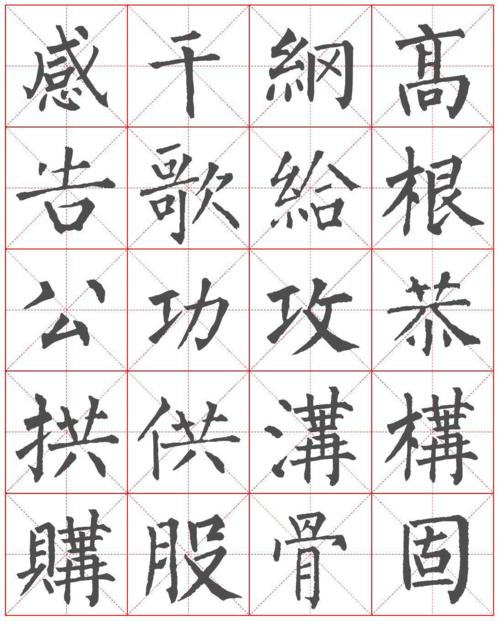
#> input picture Card/line.jpg, 500 x 625 px
$ python line_detection.py
#> lines starting #> are read from the running program, lines starting #| are printed output that depends on the picture; after the words box and inside, x2 and y2 are one past the last pixel; in counts of white or black regions, pixels touching at a corner belong together
#> further down, img is the input picture: shape (625, 500, 3); mean B, G, R 223.3, 223.3, 226
import cv2
import numpy as np
import matplotlib.pyplot as plt


#  直线检测 霍夫直线变换（平面坐标与极坐标转换）
#  前提：边缘检测完成

def line_detection(image):
    gray = cv2.cvtColor(image, cv2.COLOR_BGR2GRAY)
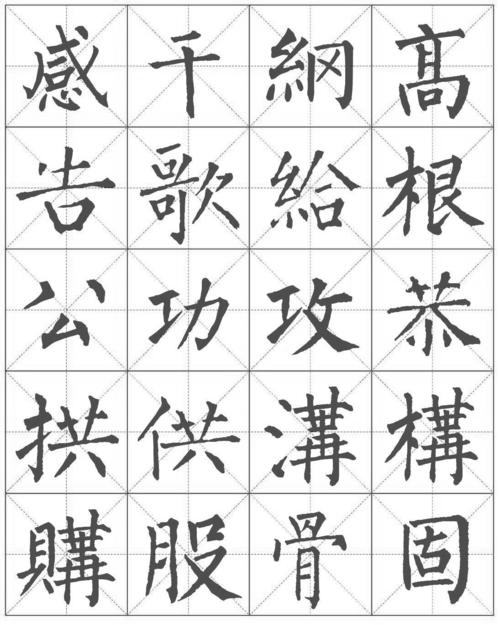
#> gray: shape (625, 500); min 45, max 255, mean 224.1
    edges = cv2.Canny(gray, 50, 150, apertureSize=3)
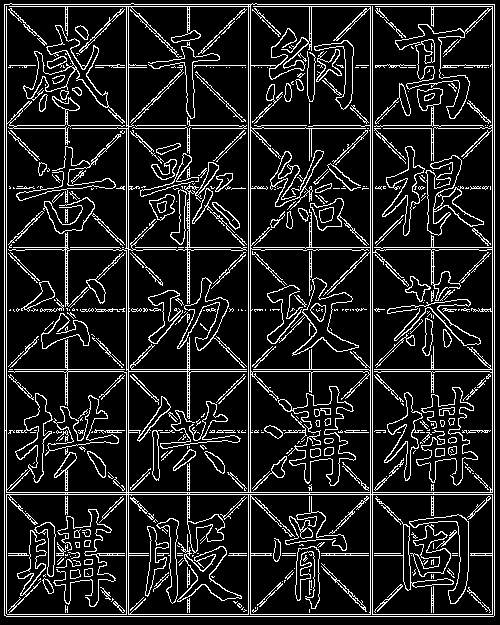
#> edges: shape (625, 500); 13.5% white in thin lines or dots
    #  偏转1度 单位转换
    lines = cv2.HoughLines(edges, 1, np.pi / 180, 200)
#> lines = 58 rows, first 8: [4, 0], [494, 0], [128, 0], [248, 0], [250, 0], [370, 0], [372, 0], [492, 0]
    for line in lines:
        rho, theta = line[0]
        a = np.cos(theta)
        b = np.sin(theta)
        x0 = a * rho
        y0 = b * rho
        x1 = int(x0 + 1000 * (-b))
        y1 = int(y0 + 1000 * (a))
        x2 = int(x0 - 1000 * (-b))
        y2 = int(y0 - 1000 * (a))
        cv2.line(image, (x1, y1), (x2, y2), (0, 0, 255), 2)
#> this loop made 58 passes
#> (rho, theta, a, b, x0, y0, x1, y1) on passes 1 to 12: (4, 0, 1, 0, 4, 0, 4, 1000), (494, 0, 1, 0, 494, 0, 494, 1000), (128, 0, 1, 0, 128, 0, 128, 1000), (248, 0, 1, 0, 248, 0, 248, 1000), (250, 0, 1, 0, 250, 0, 250, 1000), (370, 0, 1, 0, 370, 0, 370, 1000), (372, 0, 1, 0, 372, 0, 372, 1000), (492, 0, 1, 0, 492, 0, 492, 1000), (6, 0, 1, 0, 6, 0, 6, 1000), (126, 0, 1, 0, 126, 0, 126, 1000), (1, 2.36, -0.707, 0.707, -0.707, 0.707, -707, -706), (494, 1.57, -4.37e-08, 1, -2.16e-05, 494, -1000, 493)
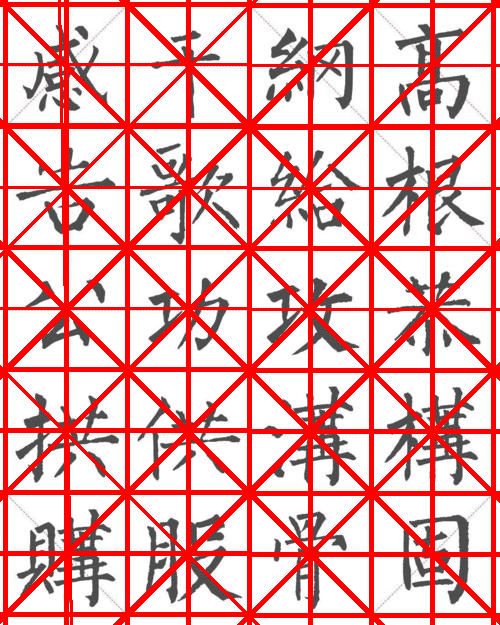
#> image: shape (625, 500, 3); mean B, G, R 170.7, 170.8, 236.3
    cv2.imshow("image-lines", image)

def line_detect_possible_demo(image):
    gray = cv2.cvtColor(image, cv2.COLOR_BGR2GRAY)
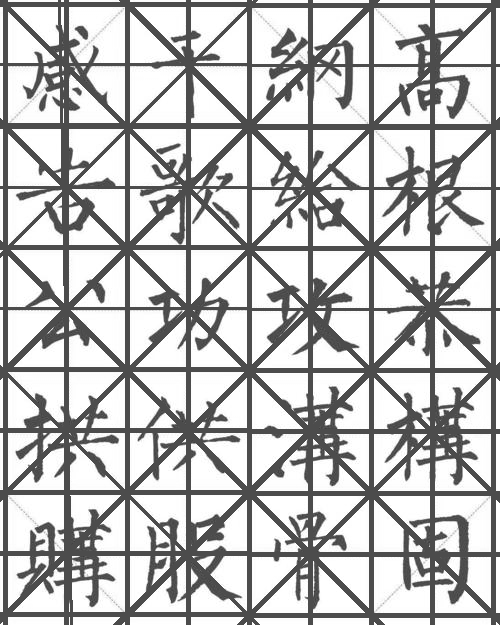
#> gray: shape (625, 500); min 46, max 255, mean 190.3
    edges = cv2.Canny(gray, 50, 150, apertureSize=3)
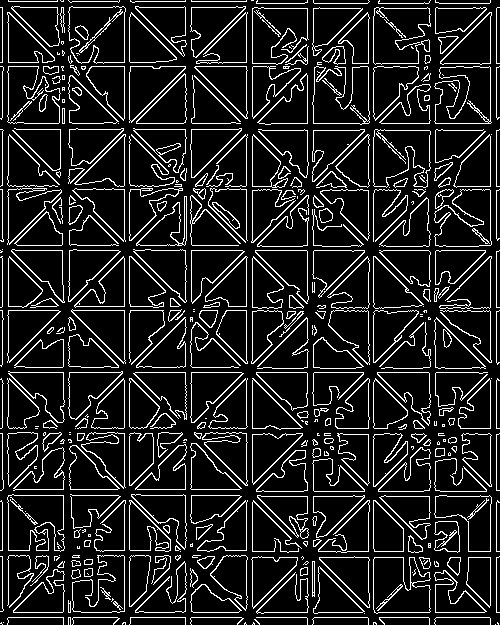
#> edges: shape (625, 500); 13% white in thin lines or dots
    #  minLineLength,maxLineGap 提高精准性
    lines = cv2.HoughLinesP(edges, 1, np.pi / 180, 100, minLineLength=50, maxLineGap=10)
#> lines = 173 rows, first 6: [73, 190, 367, 484], [252, 606, 252, 502], [2, 611, 2, 502], [496, 117, 496, 8], [257, 366, 367, 256], [490, 123, 490, 0]
    for line in lines:
        x1, y1, x2, y2 = line[0]
        cv2.line(image, (x1, y1), (x2, y2), (0, 0, 255), 2)
#> this loop made 173 passes
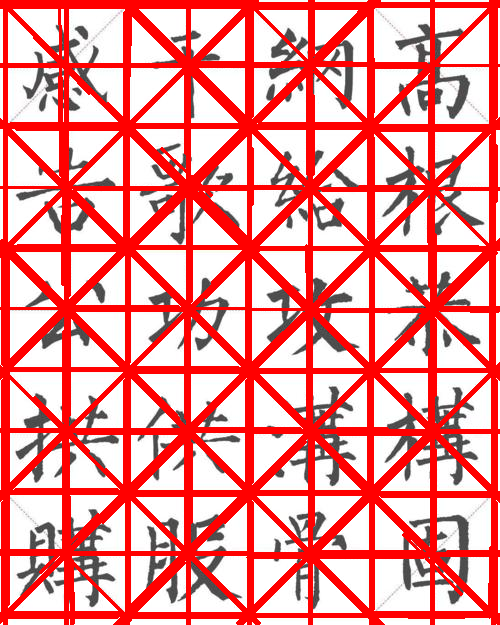
#> image: shape (625, 500, 3); 10.19% of pixels changed, all inside (x1, y1, x2, y2) = (0, 0, 500, 625)
    cv2.imshow("image-line_detect_possible_demo", image)

img = cv2.imread('line.jpg')
cv2.namedWindow("imshow",cv2.WINDOW_AUTOSIZE)
cv2.imshow('imshow', img)

line_detection(img)
line_detect_possible_demo(img)

cv2.waitKey(0)
cv2.destroyAllWindows()
